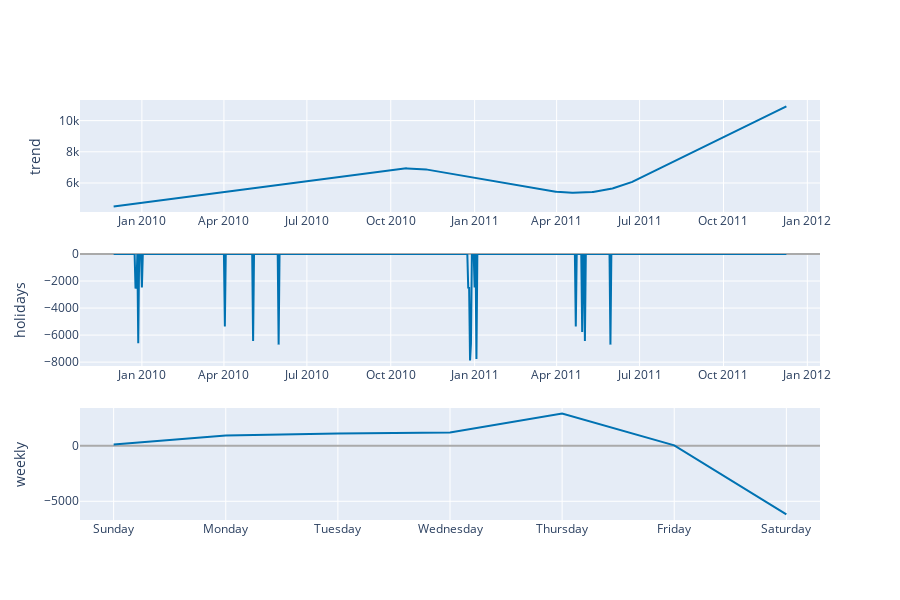

Notebook cell for this chart:
### Code cell
plot_components_plotly(m, forecast)

### Figure 1 — Plotly figure (JSON) as saved in the notebook; plotly's stock layout.template omitted (floating-point values rounded to 4 significant figures; data arrays with more than 128 entries replaced by an {"elided": "..."} marker saying what was removed)
{"data": [{"line": {"color": "#0072B2", "width": 2}, "mode": "lines", "name": "trend", "type": "scatter", "x": {"elided": "739 str values"}, "xaxis": "x", "y": {"elided": "739 float values"}, "yaxis": "y"}, {"line": {"color": "rgba(0, 114, 178, 0.2)", "width": 0}, "mode": "lines", "name": "trend_upper", "type": "scatter", "x": {"elided": "739 str values"}, "xaxis": "x", "y": {"elided": "739 float values"}, "yaxis": "y"}, {"fill": "tonexty", "fillcolor": "rgba(0, 114, 178, 0.2)", "line": {"color": "rgba(0, 114, 178, 0.2)", "width": 0}, "mode": "lines", "name": "trend_lower", "type": "scatter", "x": {"elided": "739 str values"}, "xaxis": "x", "y": {"elided": "739 float values"}, "yaxis": "y"}, {"line": {"color": "#0072B2", "width": 2}, "mode": "lines", "name": "holidays", "text": {"elided": "739 str values"}, "type": "scatter", "x": {"elided": "739 str values"}, "xaxis": "x2", "y": {"elided": "739 float values"}, "yaxis": "y2"}, {"line": {"color": "#0072B2", "width": 2}, "mode": "lines", "name": "weekly", "type": "scatter", "x": ["2017-01-01T00:00:00", "2017-01-02T00:00:00", "2017-01-03T00:00:00", "2017-01-04T00:00:00", "2017-01-05T00:00:00", "2017-01-06T00:00:00", "2017-01-07T00:00:00"], "xaxis": "x3", "y": [103.9, 904.5, 1085.0, 1185.0, 2878.0, 21.53, -6178.0], "yaxis": "y3"}], "layout": {"height": 600, "showlegend": false, "width": 900, "xaxis": {"anchor": "y", "domain": [0, 1], "range": ["2009-10-25T02:24:00", "2012-01-14T21:36:00"], "type": "date"}, "xaxis2": {"anchor": "y2", "domain": [0, 1], "range": ["2009-10-25T02:24:00", "2012-01-14T21:36:00"], "type": "date"}, "xaxis3": {"anchor": "y3", "domain": [0, 1], "range": ["2016-12-31T16:48:00", "2017-01-07T07:12:00"], "tickformat": "%A", "type": "date"}, "yaxis": {"anchor": "x", "domain": [0.7333, 1], "rangemode": "normal", "title": {"text": "trend"}, "zerolinecolor": "#AAA"}, "yaxis2": {"anchor": "x2", "domain": [0.3667, 0.6333], "rangemode": "tozero", "title": {"text": "holidays"}, "zerolinecolor": "#AAA"}, "yaxis3": {"anchor": "x3", "domain": [0, 0.2667], "title": {"text": "weekly"}, "zerolinecolor": "#AAA"}}}
